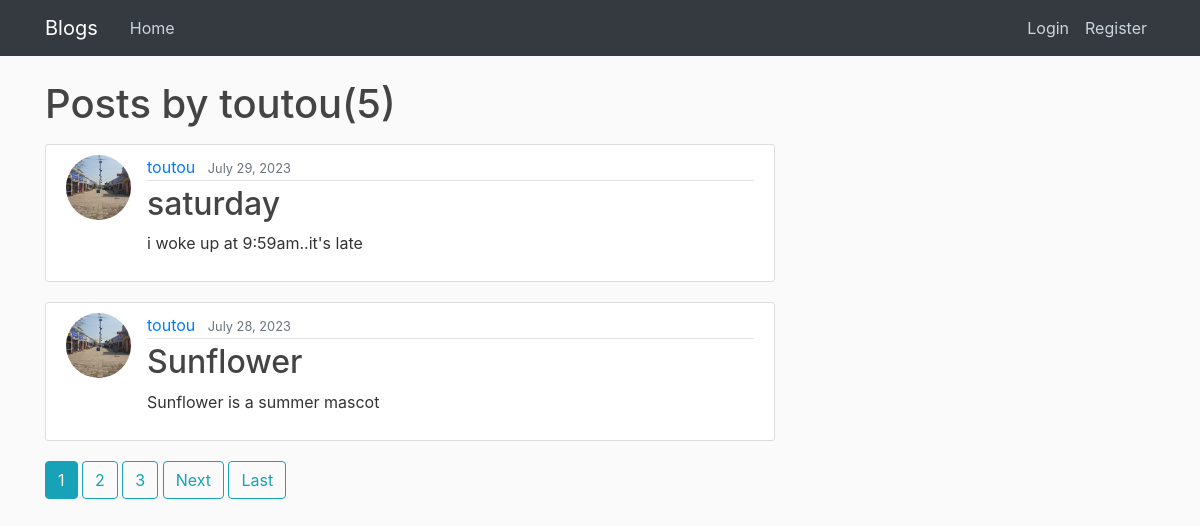
The app's page /user/toutou with its own data.
### blog/models.py (models this page shows, shortened)
class Post(models.Model):
    title = models.CharField(max_length=100)
    content = models.TextField()
    date_posted = models.DateTimeField(default=timezone.now)
    author = models.ForeignKey(User, on_delete=models.CASCADE)

### users/models.py (models this page shows, shortened)
class Profile(models.Model):
    user = models.OneToOneField(User, on_delete=models.CASCADE)
    image = models.ImageField(default='default.jpg', upload_to="profile_pics")

### blog/views.py (the view)
# urls.py: path('user/<str:username>', UserPostListView.as_view(), name='user-post'),
class UserPostListView(ListView):
    model = Post
    template_name = 'blog/user_post.html'
    context_object_name = 'posts'
    paginate_by = 2
    def get_queryset(self):
        user = get_object_or_404(User, username=self.kwargs.get('username'))
        return Post.objects.filter(author=user).order_by('-date_posted')

### blog/templates/blog/user_post.html (shortened to what this page needs)
{%extends "blog/base.html"%}
{% block content %}
<h1 class="mb-3">Posts by {{view.kwargs.username }}({{ page_obj.paginator.count}})</h1>
{% for post in posts %}
<article class="media content-section">
  <img
    src="{{post.author.profile.image.url}}"
    class="rounded-circle article article-img"
  />
  <div class="media-body">
    <div class="article-metadata">
      <a class="mr-2" href="{% url 'user-post' post.author.username %}">{{ post.author }}</a>
      <small class="text-muted">{{ post.date_posted|date:"F d, Y"}}</small>
    </div>
    <h2>
      <a class="article-title" href="{%url 'post-detail' post.id %}"
        >{{ post.title }}</a
      >
    </h2>
    <p class="article-content">{{ post.content }}</p>
  </div>
</article>
{%endfor%}
{% if is_paginated %}
  {%for num in page_obj.paginator.page_range %}
    {% if page_obj.number == num %}
    <a href="?page={{num}}" class="btn btn-info mb-4">{{num}}</a>
    {% elif num > page_obj.number|add:'-3' and num < page_obj.number|add:'3' %}
    <a href="?page={{num}}" class="btn btn-outline-info mb-4">{{num}}</a>
    {% endif %}
  {% endfor %}
  {% if page_obj.has_next %}
    <a href="?page={{page_obj.next_page_number}}" class="btn btn-outline-info mb-4">Next</a>
    <a href="?page={{page_obj.paginator.numpages}}" class="btn btn-outline-info mb-4">Last</a>
  {% endif %}
{% endif %}
{% endblock %}

### blog/static/blog/main.css (style rules this page uses)
body { background: #fafafa; color: #333333; margin-top: 5rem; }
h1, h2, h3, h4, h5, h6 { color: #444444; }
.content-section { background: #ffffff; padding: 10px 20px; border: 1px solid #dddddd; border-radius: 3px; margin-bottom: 20px; }
.article-title { color: #444444; }
.article-content { white-space: pre-line; }
.article-img { height: 65px; width: 65px; margin-right: 16px; }
.article-metadata { padding-bottom: 1px; margin-bottom: 4px; border-bottom: 1px solid #e3e3e3; }

### records on screen
Post: author.profile.image (picture), author "toutou", date_posted "July 29, 2023", title "saturday", content "i woke up at 9:59am..it's late"
Post: author.profile.image (picture), author "toutou", date_posted "July 28, 2023", title "Sunflower", content "Sunflower is a summer mascot"

### other values on screen
{{ view.kwargs.username }} "toutou"
{{ page_obj.paginator.count }} "5"
{{ num }} "1"
{{ num }} "2" "3"
